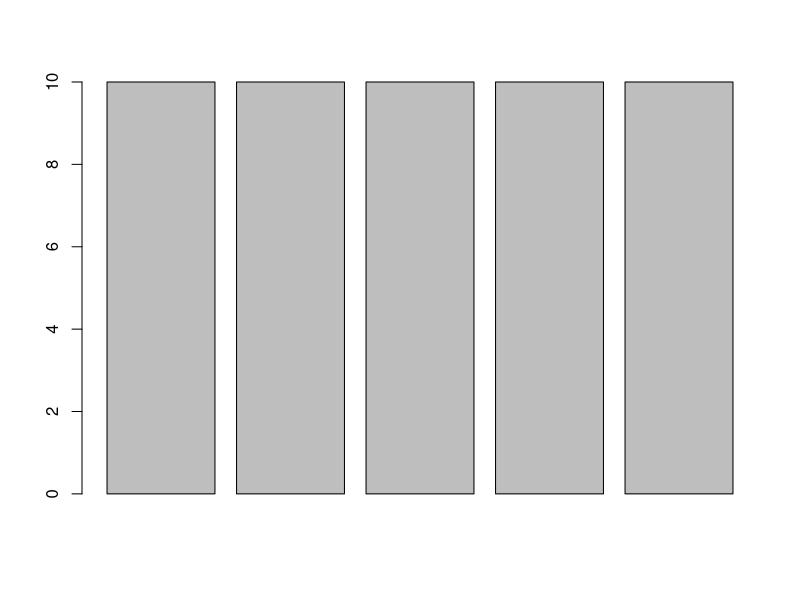
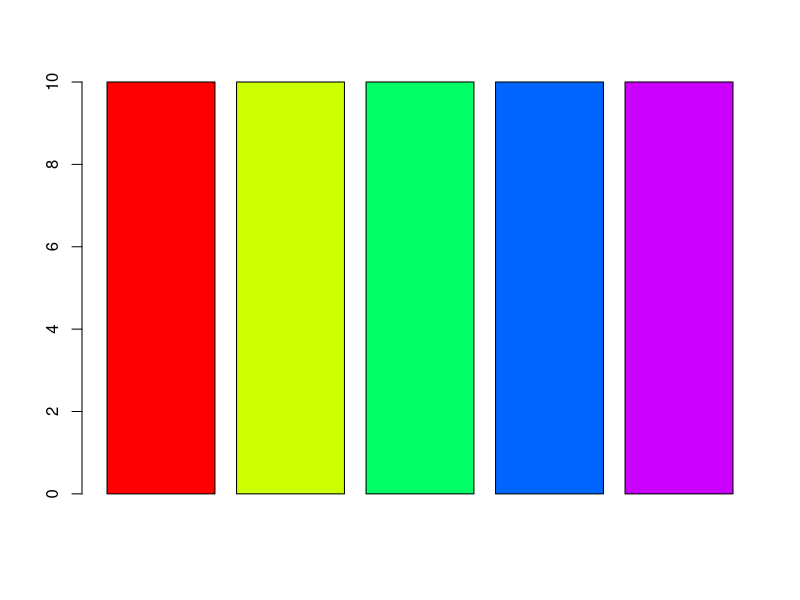
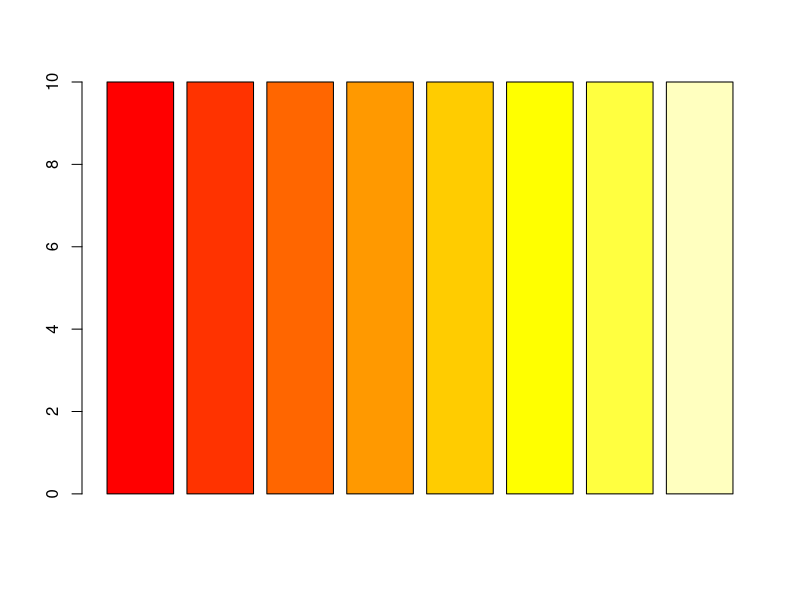
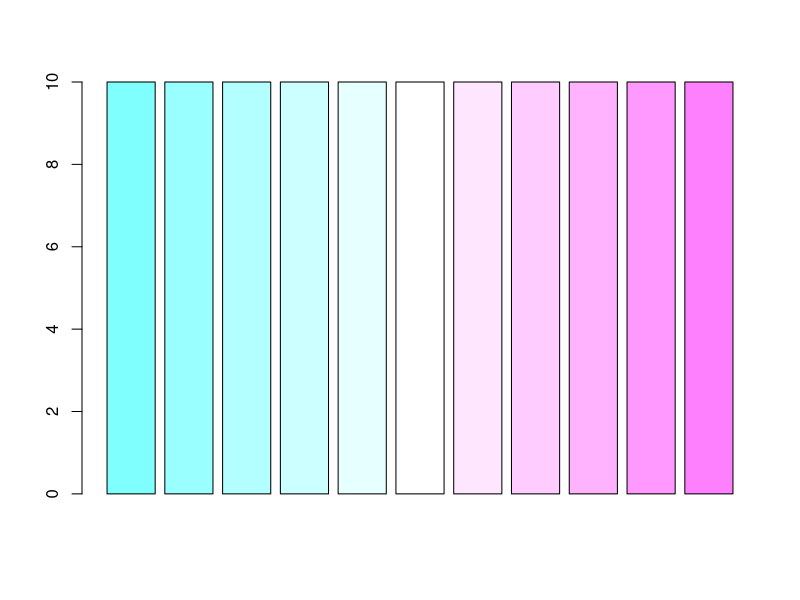

These figures' R source, in order: (Note: this script raises an error after producing the figures.)
#Create a color palettes
n <-5 #number of bar in barplot
x <- c(rep(10,n)) #Create n bar with height 10
barplot(x) #barplot 

#palette of 5 different color
n <-5 #number of bar in barplot
x <- c(rep(10,n)) #Create n bar with height 10
barplot(x, col=rainbow(n)) #barplot with rainbow color i.e. 5 different color

#palette of 8 sequential values
n <-8 #number of bar in barplot
x <- c(rep(10,n)) #Create n bar with height 10
barplot(x, col=heat.colors(n)) #barplot with 8 sequential color values

#palette showing 11 divergent values
n <-11 #number of bar in barplot
x <- c(rep(10,n)) #Create n bar with height 10
barplot(x, col=cm.colors(n)) #barplot with 11 divergent color values

#Using RColorBrewer
display.brewer.all()

#7 different categories of color using RColorBrewer
n <- 7
x <- c(rep(10,n))
barplot(x,col=brewer.pal(n,"Set1"))
display.brewer.pal(n,"Set1")

#six sequential colors
n <- 6
x <- c(rep(10,n))
barplot(x,col=brewer.pal(n,"BuPu"))
display.brewer.pal(n,"BuPu")

#9 divergent values
n <- 9
x <- c(rep(10,n))
barplot(x,col=brewer.pal(n,"PRGn"))
display.brewer.pal(n,"PRGn")